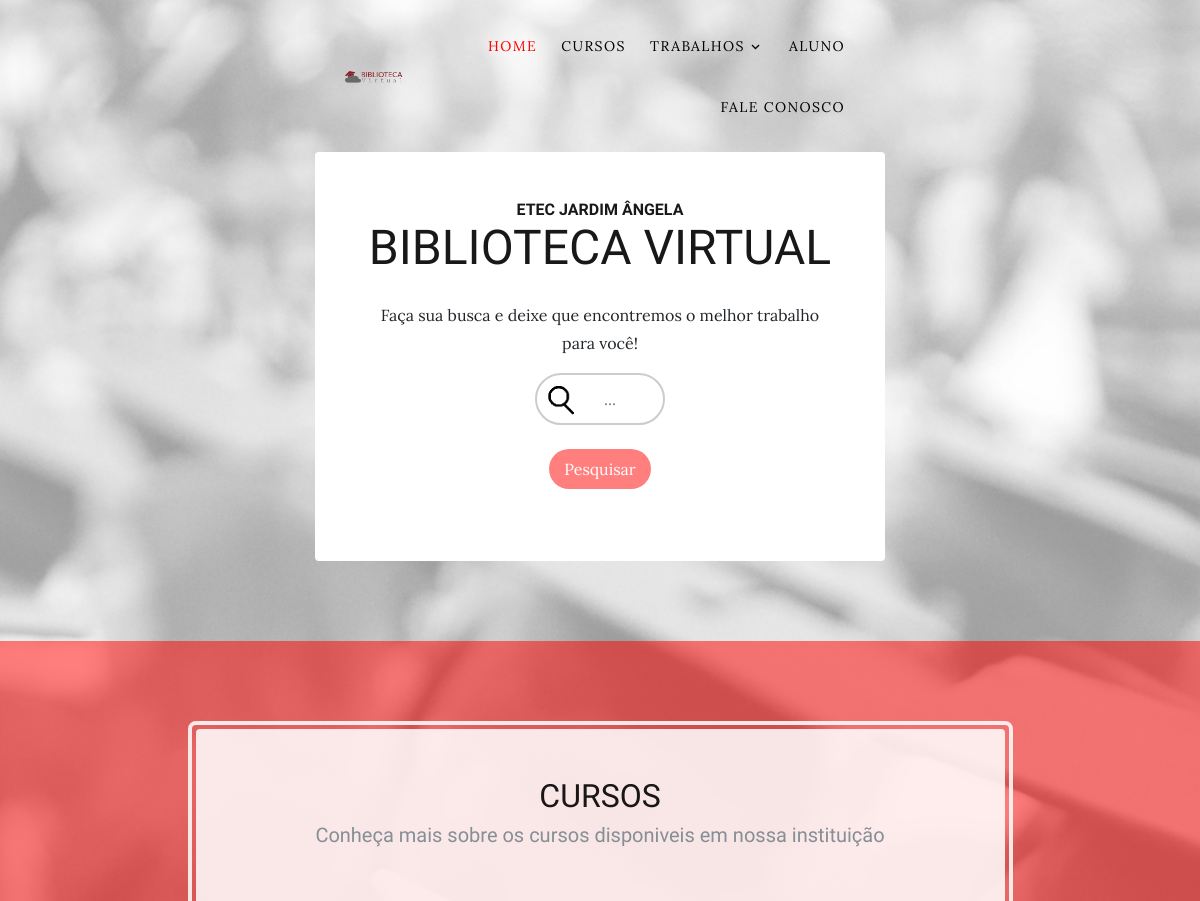
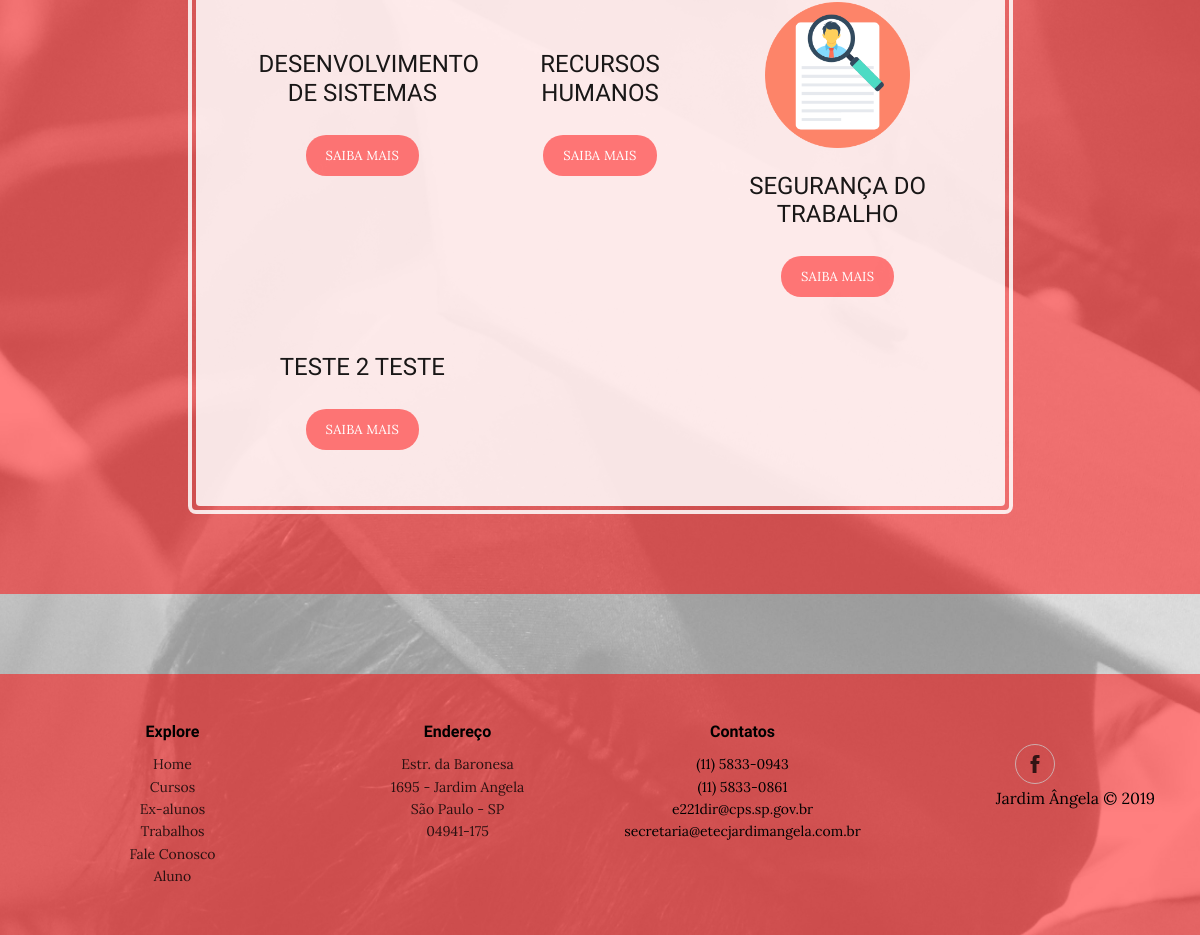
The page / on the database its author committed (2 pictures, top to bottom).
### tables this page shows
CREATE TABLE IF NOT EXISTS `tb_curso` (
  `id_curso` int(11) NOT NULL AUTO_INCREMENT,
  `titulo_curso` varchar(45) NOT NULL,
  `descricao_curso` text NOT NULL,
  `imagem_curso` varchar(100) NOT NULL,
  `status_curso` enum('ATIVO','INATIVO') NOT NULL DEFAULT 'ATIVO',
  PRIMARY KEY (`id_curso`)
);

### Site/listarCursos.php (called while the page is built, shortened)
<?php
function listarCursos(){
    $conn = conexao();
    $select = $conn->prepare("SELECT * FROM tb_curso WHERE status_curso = 'ATIVO' ORDER BY titulo_curso  ");
    $select->execute();
    $all_cursos = $select->fetchAll(PDO::FETCH_OBJ);
    return $all_cursos;
}
?>

### index.php (the view, shortened to what this page needs)
<!DOCTYPE html>
<html>
<head>
    <link rel="stylesheet" href="assets/bootstrap/css/bootstrap.min.css">
	<link rel="stylesheet" href="assets/bootstrap/css/style.css">
    <link rel="stylesheet" href="assets/fonts/ionicons.min.css">
	<link rel="stylesheet" href="assets/fonts/icomoon/style.css">
</head>
<body style="background-image:url('assets/img/fundo-alunos.jpg');">
	<div class="site-wrap">
    <header class="site-navbar py-3" role="banner" class="img-fluid">
      <div class="container" id="nav">
        <div class="row align-items-center">
          <div class="col-11 col-xl-2">
            <img src="assets/img/logo.png" alt="" class="img-fluid">
          </div>
          <div class="col-12 col-md-10 d-none d-xl-block">
            <nav class="site-navigation position-relative text-right" role="navigation">
              <ul class="site-menu js-clone-nav mx-auto d-none d-lg-block">
                <li class="active"><a href="index.php">Home</a></li>
                <li><a href="cursos.php">Cursos</a></li>
                <li class="has-children">
                  <a href="trabalho.php?curso=1">Trabalhos</a>
                </li>
                <li><a href="aluno.php">Aluno</a></li>
                <li><a href="fale_conosco.php">Fale Conosco</a></li>
              </ul>
            </nav>
          </div>
          </div>
        </div>
      </div>
    <section class="page-section clearfix">
        <div class="container col-md-6">
			<form method="post" id="form-pesquisa" action="trabalho.php">
                <div class="intro-text left-0 text-centerfaded p-5 rounded bg-faded text-center">
                    <h2 class="section-heading mb-4"><span class="section-heading-upper">Etec Jardim Ângela</span><span class="section-heading-lower">Biblioteca Virtual</span></h2>
                    <p class="mb-3">Faça sua busca e deixe que encontremos o melhor trabalho para você!</p>
						<input type="text" name="curso" placeholder="..." id="inputBusca"></br></br>
						<input type="submit" name="botaoPesquisar" value="Pesquisar" id="botaoPesquisar"></br></br>
                </div>
			</form>
        </div>
    </section>
    <section class="page-section cta">
        <div class="container">
            <div class="row">
                <div class="col-xl-9 mx-auto">
                    <div class="cta-inner text-center rounded">
                        <section id="services">
                            <div class="container">
                                <div class="row">
                                    <div class="col-lg-12 text-center">
                                        <h2 class="text-uppercase section-heading">Cursos</h2>
                                        <h5 class="text-muted section-subheading">Conheça mais sobre os cursos disponiveis em nossa instituição</h5>
                                    </div>
                                </div>
                                <div class="row text-center">
									<?php
                                    require_once 'Site/listarCursos.php';
                                    $all_cursos = listarCursos();
                                    foreach ($all_cursos as $cursos) {
                                    ?>
                                    <div class="col-md-4"><span class="fa-stack fa-4x"></span>
                                        <div class="img">
                                            <img src="_img_cursos/<?php echo $cursos->imagem_curso ;?>" alt="" class="ajuste">
                                        </div></br>
                                        <h4 class="section-heading"><?php echo $cursos->titulo_curso ;?></h4></br>
                                        <p><a href="#" class="main-button">Saiba Mais</a></p>
                                    </div>
                                    <?php }?>
								</div>
							</div>
                        </section>
                    </div>
                </div>
            </div>
        </div>
    </section>
    <footer class="footer text-faded text-center py-5 footer-clean">
        <div class="container">
                <div class="row justify-content-center">
                    <div class="col-sm-4 col-md-3 item">
                        <h3>Explore</h3>
                        <ul>
                            <li><a href="#">Home</a></li>
							<li><a href="#">Cursos</a></li>
							<li><a href="#">Ex-alunos</a></li>
                            <li><a href="#">Trabalhos</a></li>
                            <li><a href="#">Fale Conosco</a></li>
                            <li><a href="#">Aluno</a></li>
                        </ul>
                    </div>
                    <div class="col-sm-4 col-md-3 item">
                        <h3>Endereço</h3>
                        <ul><a href="https://maps.google.com.br/maps?q=etec+jardim+angela&um=1&ie=UTF-8&sa=X&ved=0ahUKEwjBvarS3pLkAhXuLLkGHc7XB4wQ_AUIESgB" target="blank" >
                            <li>Estr. da Baronesa<br/>
                            1695 - Jardim Angela<br/>
                            São Paulo - SP<br/>
                            04941-175</li>
                            </a>
                        </ul>
                    </div>
                    <div class="col-sm-4 col-md-3 item">
                        <h3>Contatos</h3>
                        <ul>
                            <li>(11) 5833-0943</li>
                            <li>(11) 5833-0861</li>
                            <li>e221dir@cps.sp.gov.br</li>
                            <li>secretaria@etecjardimangela.com.br</li>
                        </ul>
                    </div>
                    <div class="col-lg-3 item social"><a href="https://pt-br.facebook.com/etecjdangela"><i class="icon ion-social-facebook"></i></a>
                        <p class="copyright">Jardim Ângela © 2019</p>
                    </div>
                </div>
            </div>
    </footer>
</body>
</html>

### rows shown on the page
tb_curso: titulo_curso "DESENVOLVIMENTO DE SISTEMAS"
tb_curso: titulo_curso "RECURSOS HUMANOS"
tb_curso: imagem_curso (picture), titulo_curso "SEGURANÇA DO TRABALHO"
tb_curso: titulo_curso "TESTE 2 TESTE"
